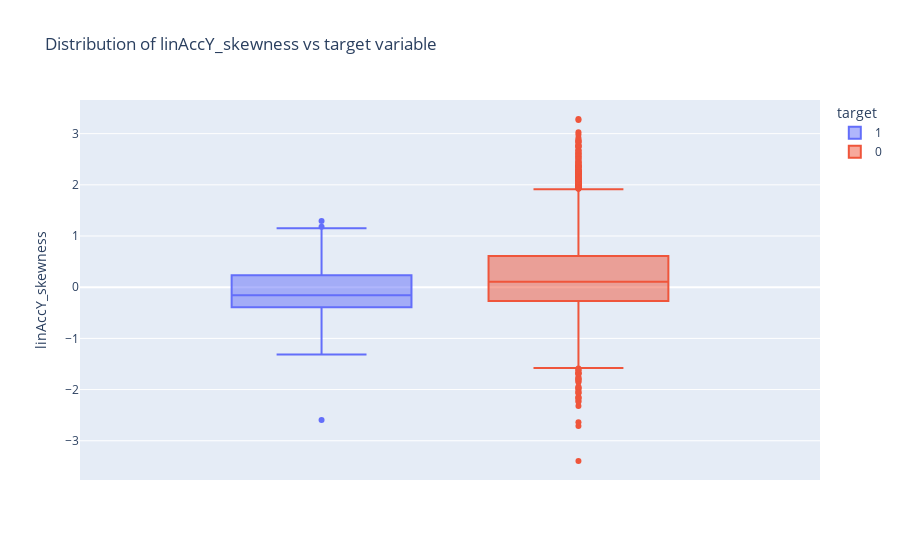

The notebook cell this image was saved under:
### Code cell
fig = px.box(data_custom, y="linAccY_skewness", color="target",title = 'Distribution of linAccY_skewness vs target variable')
fig.update_traces(quartilemethod="exclusive") 
fig.show()

### Figure 1 — Plotly figure (JSON) as saved in the notebook; plotly's stock layout.template omitted (floating-point values rounded to 4 significant figures; data arrays with more than 128 entries replaced by an {"elided": "..."} marker saying what was removed)
{"data": [{"alignmentgroup": "True", "hovertemplate": "target=1<br>linAccY_skewness=%{y}<extra></extra>", "legendgroup": "1", "marker": {"color": "#636efa"}, "name": "1", "notched": false, "offsetgroup": "1", "orientation": "v", "quartilemethod": "exclusive", "showlegend": true, "type": "box", "x0": " ", "xaxis": "x", "y": {"elided": "337 float values"}, "y0": " ", "yaxis": "y"}, {"alignmentgroup": "True", "hovertemplate": "target=0<br>linAccY_skewness=%{y}<extra></extra>", "legendgroup": "0", "marker": {"color": "#EF553B"}, "name": "0", "notched": false, "offsetgroup": "0", "orientation": "v", "quartilemethod": "exclusive", "showlegend": true, "type": "box", "x0": " ", "xaxis": "x", "y": {"elided": "5645 float values"}, "y0": " ", "yaxis": "y"}], "layout": {"boxmode": "group", "legend": {"title": {"text": "target"}, "tracegroupgap": 0}, "title": {"text": "Distribution of linAccY_skewness vs target variable"}, "xaxis": {"anchor": "y", "domain": [0, 1]}, "yaxis": {"anchor": "x", "domain": [0, 1], "title": {"text": "linAccY_skewness"}}}}
